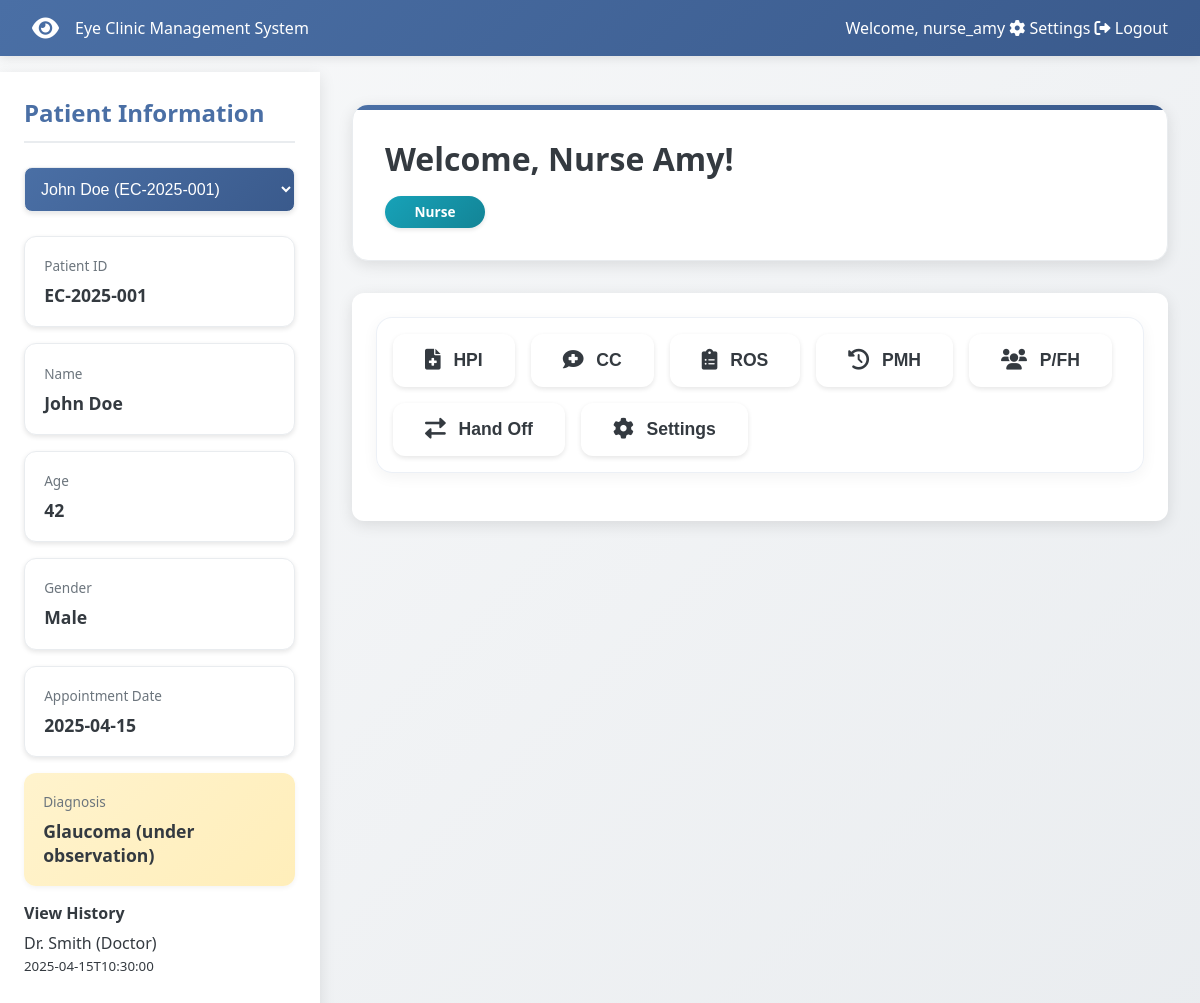
The page /dashboard (signed in) on the database its author committed.
### models.py (models this page shows, shortened)
class User(db.Model):
    id = db.Column(db.Integer, primary_key=True)
    username = db.Column(db.String(80), unique=True, nullable=False)
    email = db.Column(db.String(120), unique=True, nullable=False)
    password_hash = db.Column(db.String(120), nullable=False)
    role = db.Column(db.String(80), nullable=False)
    name = db.Column(db.String(120))
    status = db.Column(db.String(20), default='active')
    last_login = db.Column(db.DateTime, default=lambda: datetime.now(timezone.utc))
    custom_permissions = db.Column(db.String(500))  # Store tab permissions as comma-separated string
    created_at = db.Column(db.DateTime, default=lambda: datetime.now(timezone.utc))
    updated_at = db.Column(db.DateTime, default=lambda: datetime.now(timezone.utc), onupdate=lambda: datetime.now(timezone.utc))
    def get_custom_permissions(self):
        if self.custom_permissions:
            return self.custom_permissions.split(',')
        return []
    def to_dict(self):
        return {
            'id': self.id,
            'username': self.username,
            'role': self.role,
            'name': self.name,
            'status': self.status,
            'last_login': self.last_login.strftime('%Y-%m-%dT%H:%M:%S.%f') if self.last_login else None,
            'custom_permissions': self.get_custom_permissions(),
            'created_at': self.created_at.isoformat() if self.created_at else None,
            'updated_at': self.updated_at.isoformat() if self.updated_at else None
        }

class Patient(db.Model):
    id = db.Column(db.String(20), primary_key=True)
    name = db.Column(db.String(100), nullable=False)
    age = db.Column(db.Integer)
    gender = db.Column(db.String(10))
    appointment_date = db.Column(db.Date)
    diagnosis = db.Column(db.Text)
    created_at = db.Column(db.DateTime, default=datetime.utcnow)
    updated_at = db.Column(db.DateTime, default=datetime.utcnow, onupdate=datetime.utcnow)
    views = db.relationship('PatientView', backref='patient', lazy='dynamic', order_by='PatientView.viewed_at.desc()')
    def to_dict(self):
        all_views = [view.to_dict() for view in self.views.all()]
        return {
            'id': self.id,
            'name': self.name,
            'age': self.age,
            'gender': self.gender,
            'appointment_date': self.appointment_date.isoformat() if self.appointment_date else None,
            'diagnosis': self.diagnosis,
            'created_at': self.created_at.isoformat() if self.created_at else None,
            'updated_at': self.updated_at.isoformat() if self.updated_at else None,
            'views': all_views,
            'last_view': all_views[0] if all_views else None
        }

### app.py (the view)
@app.route('/dashboard')
@login_required
def dashboard():
    role = session['role']
    user = User.query.filter_by(username=session['username']).first()
    custom_permissions = user.get_custom_permissions() if user else []
    accessible_tabs = {}
    if custom_permissions:
        for tab in TAB_PERMISSIONS.keys():
            accessible_tabs[tab] = tab in custom_permissions
    else:
        for tab in TAB_PERMISSIONS.keys():
            accessible_tabs[tab] = role in TAB_PERMISSIONS[tab]
    role_stats = {
        'Admin': {
            'total_patients': Patient.query.count(),
            'active_cases': Patient.query.filter(Patient.diagnosis.isnot(None)).count(),
            'pending_reviews': Patient.query.filter(Patient.diagnosis.is_(None)).count()
        },
        'Doctor': {
            'patients_today': Patient.query.filter_by(appointment_date=datetime.now().date()).count(),
            'pending_reports': Patient.query.filter(Patient.diagnosis.is_(None)).count(),
            'prescriptions': 8  # This would come from a prescriptions table in a real app
        },
        'Nurse': {
            'assigned_patients': Patient.query.count(),
            'vitals_pending': 3,  # This would come from a vitals table in a real app
            'follow_ups': 4  # This would come from a follow-ups table in a real app
        },
        'Intern': {
            'observed_cases': 10,  # This would come from a cases table in a real app
            'assisted_cases': 5,
            'study_hours': 15
        },
        'Receptionist': {
            'appointments_today': Patient.query.filter_by(appointment_date=datetime.now().date()).count(),
            'check_ins': 15,  # This would come from a check-ins table in a real app
            'pending_calls': 4  # This would come from a calls table in a real app
        },
        'Pharmacist': {
            'prescriptions_pending': 12,  # This would come from a prescriptions table in a real app
            'completed_orders': 35,
            'inventory_alerts': 3
        }
    }
    can_view_patient_info = role in PATIENT_INFO_ACCESS
    current_patient = None
    if can_view_patient_info:
        current_patient = Patient.query.get(session.get('selected_patient_id'))
        if not current_patient:
            current_patient = Patient.query.first()
            if current_patient:
                session['selected_patient_id'] = current_patient.id
    all_users = User.query.all()
    received_handoffs = HandOff.query.filter_by(
        to_user_id=user.id,
        is_acknowledged=False
    ).order_by(HandOff.created_at.desc()).all()
    return render_template('dashboard.html',
                         username=session['username'],
                         name=user.name,
                         role=role,
                         current_user=user,
                         tabs=accessible_tabs,
                         stats=role_stats[role],
                         can_view_patient_info=can_view_patient_info,
                         patient_data=current_patient.to_dict() if current_patient else None,
                         all_patients=[p.to_dict() for p in Patient.query.all()] if can_view_patient_info else None,
                         users=[u.to_dict() for u in all_users],
                         received_handoffs=[h.to_dict() for h in received_handoffs])

### app.py (called while the page is built)
def login_required(f):
    @wraps(f)
    def decorated_function(*args, **kwargs):
        if 'username' not in session:
            flash('Please log in first.')
            return redirect(url_for('login'))
        return f(*args, **kwargs)
    return decorated_function

### models.py (called while the page is built)
    def to_dict(self):
        return {
            'id': self.id,
            'patient_id': self.patient_id,
            'user_id': self.user_id,
            'user_name': self.user.name,
            'user_role': self.user.role,
            'viewed_at': self.viewed_at.isoformat() if self.viewed_at else None
        }

### templates/dashboard.html (shortened to what this page needs)
<!DOCTYPE html>
<html lang="en">
<head>
    <link rel="stylesheet" href="https://cdnjs.cloudflare.com/ajax/libs/font-awesome/6.0.0/css/all.min.css">
</head>
<body>
    <nav class="navbar">
        <div class="navbar-brand">
            <i class="fas fa-eye"></i>
            <span>Eye Clinic Management System</span>
        </div>
        <div class="navbar-right">
            <span>Welcome, {{ username }}</span>
            <a href="#" class="nav-button" onclick="showTab('Settings')">
                <i class="fas fa-cog"></i>
                Settings
            </a>
            <a href="{{ url_for('logout') }}" class="nav-button">
                <i class="fas fa-sign-out-alt"></i>
                Logout
            </a>
        </div>
    </nav>
    <div class="main-content">
        {% if can_view_patient_info %}
        <div class="patient-sidebar">
            <div class="patient-info">
                <h2>Patient Information</h2>
                <div class="patient-selector" style="margin-bottom: 1.5rem;">
                    <select id="patient-select" class="form-control" onchange="selectPatient(this.value)" style="width: 100%; padding: 0.75rem; border: 1px solid var(--border-color); border-radius: 8px; background-color: white; font-size: 1rem;">
                    {% for patient in all_patients %}
                        <option value="{{ patient.id }}" {% if patient.id == patient_data.id %}selected{% endif %}>
                            {{ patient.name }} ({{ patient.id }})
                        </option>
                    {% endfor %}
                </select>
            </div>
                {% if patient_data %}
                <div class="info-group">
                    <div class="info-label">Patient ID</div>
                    <div class="info-value">{{ patient_data.id }}</div>
                </div>
                <div class="info-group">
                    <div class="info-label">Name</div>
                    <div class="info-value">{{ patient_data.name }}</div>
                </div>
                <div class="info-group">
                    <div class="info-label">Age</div>
                    <div class="info-value">{{ patient_data.age }}</div>
                </div>
                <div class="info-group">
                    <div class="info-label">Gender</div>
                    <div class="info-value">{{ patient_data.gender }}</div>
                </div>
                <div class="info-group">
                    <div class="info-label">Appointment Date</div>
                    <div class="info-value">{{ patient_data.appointment_date }}</div>
                </div>
                <div class="diagnosis">
                    <div class="info-label">Diagnosis</div>
                    <div class="info-value">{{ patient_data.diagnosis }}</div>
                </div>
                {% if patient_data.views %}
                <div class="view-history">
                    <h4>View History</h4>
                    <div class="view-list">
                        {% for view in patient_data.views %}
                        <div class="view-item">
                            <span class="text-primary">{{ view.user_name }}</span>
                            <span class="text-muted">({{ view.user_role }})</span>
                            <br>
                            <small class="text-muted">{{ view.viewed_at }}</small>
                        </div>
                        {% endfor %}
                    </div>
                </div>
                {% endif %}
                {% else %}
                <div class="info-group">
                    <div class="info-value">No patient selected</div>
                </div>
                {% endif %}
            </div>
        </div>
        {% endif %}
        <div class="dashboard-container">
            <div class="welcome-card">
                <h1>Welcome, {{ name }}!</h1>
                <div class="role-badge role-{{ role }}">{{ role }}</div>
            </div>
            <div class="tabs-container">
                <div class="tab-buttons">
                    {% for tab, has_access in tabs.items() %}
                        {% if has_access %}
                            <button class="tab-button" data-tab="{{ tab|lower|replace('/', '')|replace(' ', '-') }}">
                                {% if tab == 'HPI' %}
                                    <i class="fas fa-file-medical"></i>
                                {% elif tab == 'CC' %}
                                    <i class="fas fa-comment-medical"></i>
                                {% elif tab == 'ROS' %}
                                    <i class="fas fa-clipboard-list"></i>
                                {% elif tab == 'PMH' %}
                                    <i class="fas fa-history"></i>
                                {% elif tab == 'P/FH' %}
                                    <i class="fas fa-users"></i>
                                {% elif tab == 'Vision' %}
                                    <i class="fas fa-eye"></i>
                                {% elif tab == 'Exam' %}
                                    <i class="fas fa-stethoscope"></i>
                                {% elif tab == 'Photos/Videos' %}
                                    <i class="fas fa-camera"></i>
                                {% elif tab == 'E-prescribe' %}
                                    <i class="fas fa-prescription"></i>
                                {% elif tab == 'Hand Off' %}
                                    <i class="fas fa-exchange-alt"></i>
                                {% elif tab == 'Manage Users' %}
                                    <i class="fas fa-users-cog"></i>
                                {% elif tab == 'Settings' %}
                                    <i class="fas fa-cog"></i>
                                {% endif %}
                                {{ tab }}
                            </button>
                        {% endif %}
                    {% endfor %}
                </div>
            </div>
            </div>
        </div>
</body>
</html>

### rows shown on the page
User: username "nurse_amy", name "Nurse Amy", role "Nurse"
Patient: id "EC-2025-001", name "John Doe", gender "Male", diagnosis "Glaucoma (under observation)"
User: user_name "Dr. Smith", user_role "Doctor"

### other values the page prints
{{ patient_data.age }} "42"
{{ patient_data.appointment_date }} "2025-04-15"
{{ view.viewed_at }} "2025-04-15T10:30:00"
{{ tab }} "HPI" "CC" "ROS" "PMH" "P/FH" "Hand Off" "Settings"
form field value "John Doe (EC-2025-001)"
